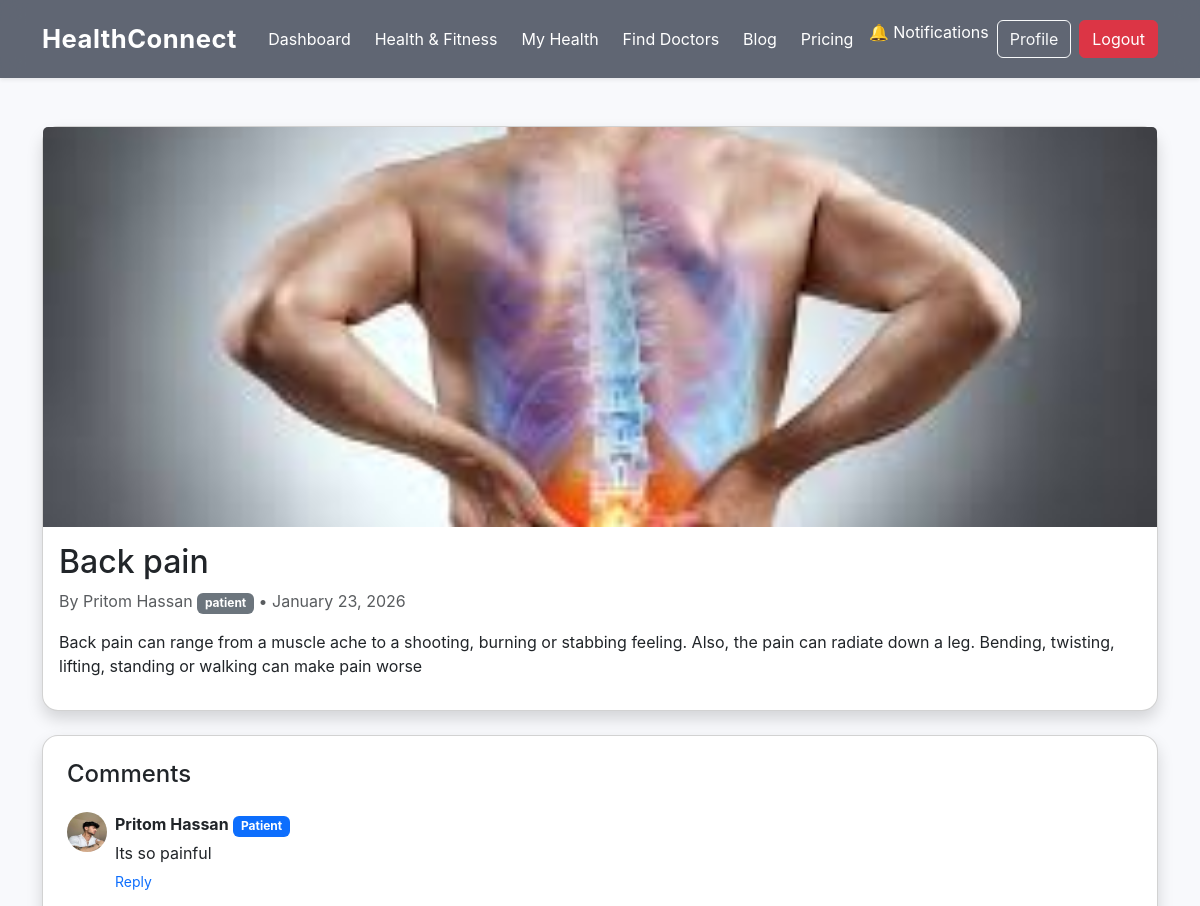
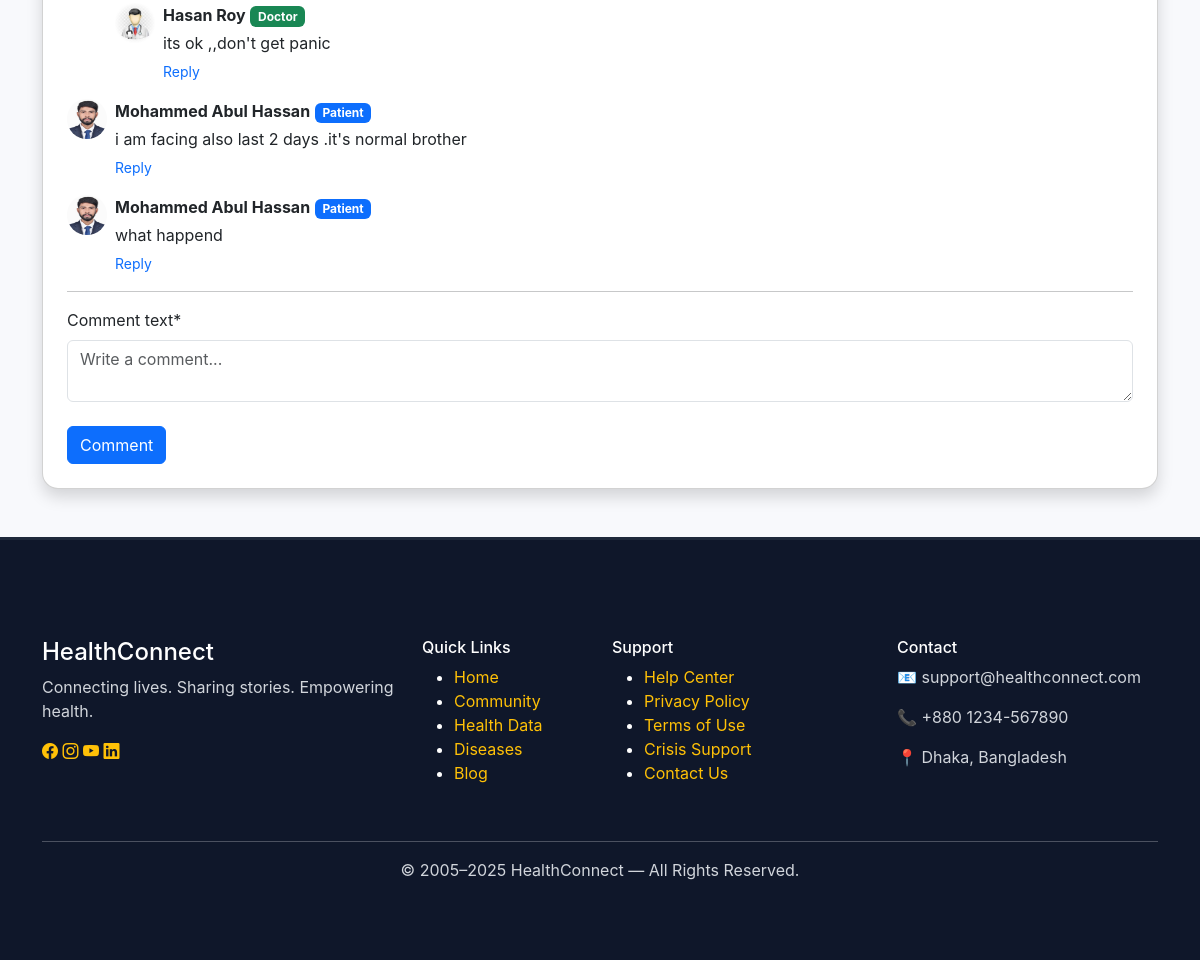
The page /blog/13/ (signed in) on the database its author committed (2 pictures, top to bottom).
### blog/models.py (models this page shows, shortened)
class BlogPost(models.Model):
    author = models.ForeignKey(
        settings.AUTH_USER_MODEL,
        on_delete=models.CASCADE,
        related_name="posts"
    )
    title = models.CharField(max_length=200)
    content = RichTextField(blank=True, null=True)
    description = models.TextField(blank=True, null=True)
    photo = models.ImageField(upload_to="blog_photos/", blank=True, null=True)
    category = models.ManyToManyField(Category)
    urgency_level = models.CharField(
        max_length=10,
        choices=URGENCY_CHOICES,
        default='medium'
    )
    created_at = models.DateTimeField(auto_now_add=True)

class Comment(models.Model):
    blog = models.ForeignKey(
        BlogPost,
        on_delete=models.CASCADE,
        related_name="comments"
    )
    user = models.ForeignKey(settings.AUTH_USER_MODEL, on_delete=models.CASCADE)
    parent = models.ForeignKey(
        "self",
        null=True,
        blank=True,
        related_name="replies",
        on_delete=models.CASCADE
    )
    comment_text = models.TextField()
    is_advice = models.BooleanField(default=False)
    created_at = models.DateTimeField(auto_now_add=True)
    class Meta:
        ordering = ["created_at"]

### accounts/models.py (models this page shows, shortened)
class CustomUser(AbstractUser):
    role = models.CharField(
        max_length=20,
        choices=ROLE_CHOICES,
        default="patient"
    )
    first_name = models.CharField(max_length=30, blank=False, null=False)
    last_name = models.CharField(max_length=30, blank=False, null=False)
    degrees = models.CharField(max_length=255, blank=True, null=True)  # e.g. MBBS, FCPS, MD
    position = models.CharField(max_length=100, blank=True, null=True)  # e.g. Professor & Head
    doctor_license = models.CharField(
        max_length=50,
        blank=True,
        null=True
    )
    specialization = models.ManyToManyField(
        "Specialization",
        blank=True,
        help_text="Only for doctors"
    )
    hospital_name = models.CharField(
        max_length=150,
        blank=True,
        null=True
    )
    email = models.EmailField(unique=True)
    about_me = models.TextField(blank=True, null=True)
    phone_number = models.CharField(max_length=20, blank=True, null=True)
    profile_pic = models.ImageField(
        upload_to="profiles/",
        blank=True,
        null=True,
        default="images/doctor.jpg"
    )
    token_id = models.CharField(
        max_length=12,   # Adjust for future growth
        unique=True,
        blank=True,
        editable=False
    )

### blog/views.py (the view, shortened to what this page needs)
# urls.py: path('<int:pk>/', views.blog_detail, name='blog_detail'),
@login_required
def blog_detail(request, pk):
    blog = get_object_or_404(BlogPost, pk=pk)
    comment_form = CommentForm()
    top_comments = blog.comments.filter(parent__isnull=True)
    return render(
        request,
        "blog/blog_detail.html",
        {
            "blog": blog,
            "comment_form": comment_form,
            "top_comments": top_comments,
        },
    )

### blog/forms.py
class CommentForm(forms.ModelForm):
    class Meta:
        model = Comment
        fields = ["comment_text"]
        widgets = {
            "comment_text": forms.Textarea(
                attrs={
                    "class": "form-control",
                    "rows": 2,
                    "placeholder": "Write a comment..."
                }
            )
        }

### blog/context_processors.py (called while the page is built)
def unread_notifications(request):
    if request.user.is_authenticated:
        return {
            "unread_count": request.user.notifications.filter(is_read=False).count()
        }
    return {"unread_count": 0}

### blog/templates/blog/blog_detail.html (shortened to what this page needs)
{% extends "base.html" %}
{% load crispy_forms_tags %}
{% load static %}
{% block content %}
<div class="container py-5">
  <div class="card shadow rounded-4 mb-4">
    {% if blog.photo %}
      <img src="{{ blog.photo.url }}" class="card-img-top" style="max-height:400px;object-fit:cover;">
    {% endif %}
    <div class="card-body">
      <h2>{{ blog.title }}</h2>
      <p class="text-muted">
        By {{ blog.author.first_name }} {{blog.author.last_name}}
        <span class="badge bg-secondary">{{ blog.author.role }}</span>
        • {{ blog.created_at|date:"F j, Y" }}
      </p>
      <p>{{ blog.description|safe }}</p>
    </div>
  </div>
  <div class="card p-4 rounded-4 shadow">
    <h4>Comments</h4>
    {% for comment in top_comments %}
      {% include "blog/comment_item.html" with comment=comment level=0 %}
    {% empty %}
      <p>No comments yet.</p>
    {% endfor %}
    <hr>
    {% if user.is_authenticated %}
      <form method="post">
        {{ comment_form.comment_text|as_crispy_field }}
        <button class="btn btn-primary mt-2">Comment</button>
      </form>
    {% else %}
      <p>Please login to comment.</p>
    {% endif %}
  </div>
</div>
{% endblock %}

### blog/templates/blog/comment_item.html (shortened to what this page needs)
{% load crispy_forms_tags %}
<div class="mt-3" style="margin-left: {{ level }}rem">
  <div class="d-flex gap-2">
    {% if comment.user.profile_pic %}
      <img src="{{ comment.user.profile_pic.url }}" class="rounded-circle" width="40" height="40">
    {% else %}
      <div class="rounded-circle bg-secondary text-white d-flex align-items-center justify-content-center"
           style="width:40px;height:40px;">
        {{ comment.user.username|slice:":1"|upper }}
      </div>
    {% endif %}
    <div class="flex-grow-1">
      <strong>{{ comment.user.first_name }} {{comment.user.last_name}}</strong>
      <span class="badge
        {% if comment.user.role == 'doctor' %} bg-success
        {% elif comment.user.role == 'patient' %} bg-primary
        {% elif comment.user.role == 'analyst' %} bg-warning text-dark
        {% else %} bg-secondary
        {% endif %}">
        {{ comment.user.role|capfirst }}
      </span>
      <p class="mb-1 mt-1">{{ comment.comment_text }}</p>
      {% if user.is_authenticated %}
        <a href="#" class="reply-btn small text-decoration-none"
           data-id="{{ comment.id }}">Reply</a>
      {% endif %}
    </div>
  </div>
  {% for reply in comment.replies.all %}
    {% include "blog/comment_item.html" with comment=reply level=level|add:3 %}
  {% endfor %}
</div>

### static/css/style.css (style rules this page uses)
body { font-family: 'Inter', sans-serif; background: #f8f9fc; margin: 0; padding: 0; }
* { transition: 0.3s ease; }

### rows shown on the page
BlogPost: photo (picture), title "Back pain", author.first_name "Pritom", author.last_name "Hassan", author.role "patient", created_at "January 23, 2026", description "Back pain can range from a muscle ache to a shooting, burning or stabbing feeling. Also, the pain can radiate down a leg. Bending, twisting, lifting, standing or walking can make pain worse"
Comment: user.profile_pic (picture), user.first_name "Pritom", user.last_name "Hassan", user.role "Patient", comment_text "Its so painful"
Comment: user.profile_pic (picture), user.first_name "Hasan", user.last_name "Roy", user.role "Doctor", comment_text "its ok ,,don't get panic"
Comment: user.profile_pic (picture), user.first_name "Mohammed", user.last_name "Abul Hassan", user.role "Patient", comment_text "i am facing also last 2 days .it's normal brother"
Comment: user.profile_pic (picture), user.first_name "Mohammed", user.last_name "Abul Hassan", user.role "Patient", comment_text "what happend"
